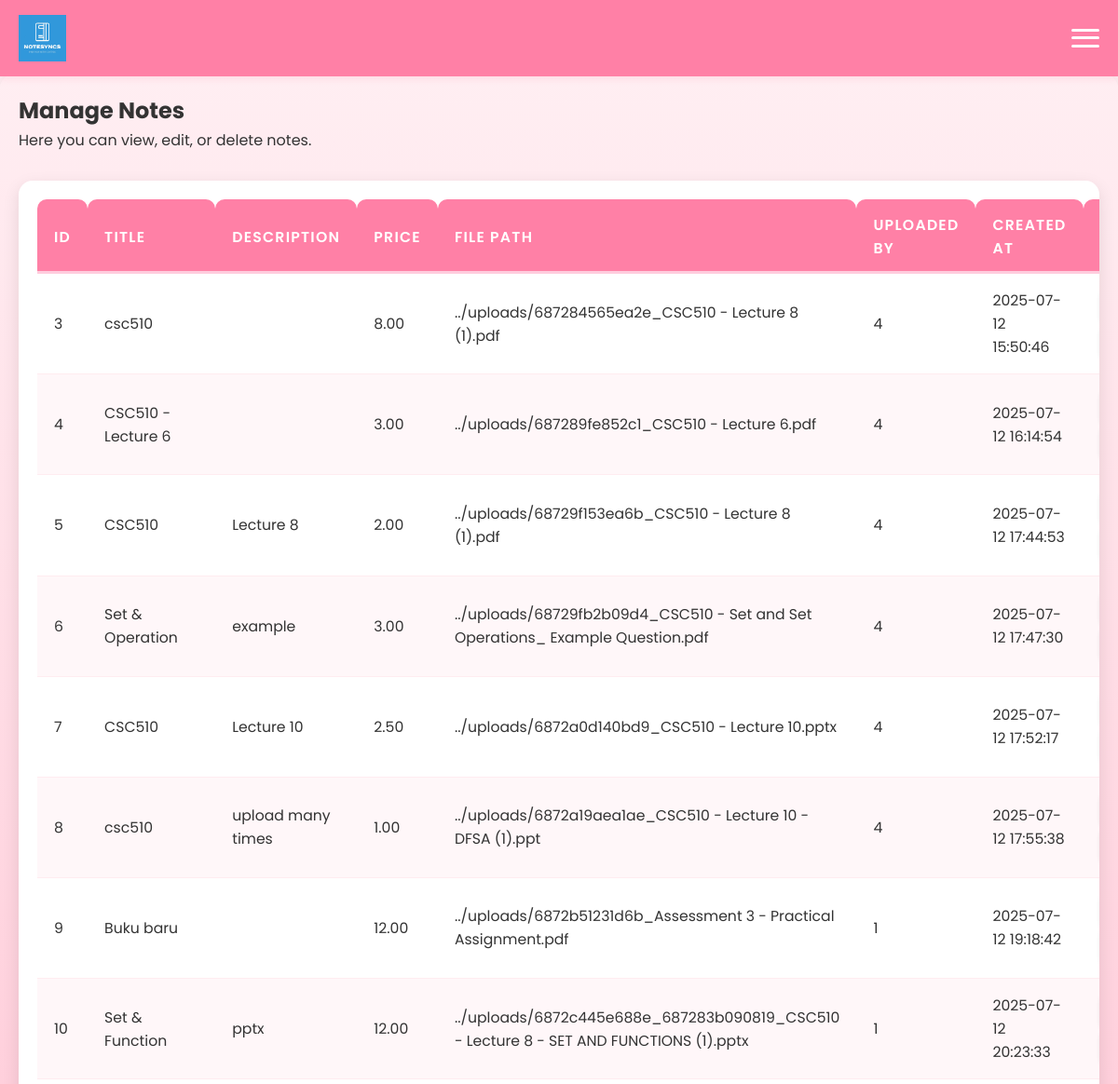
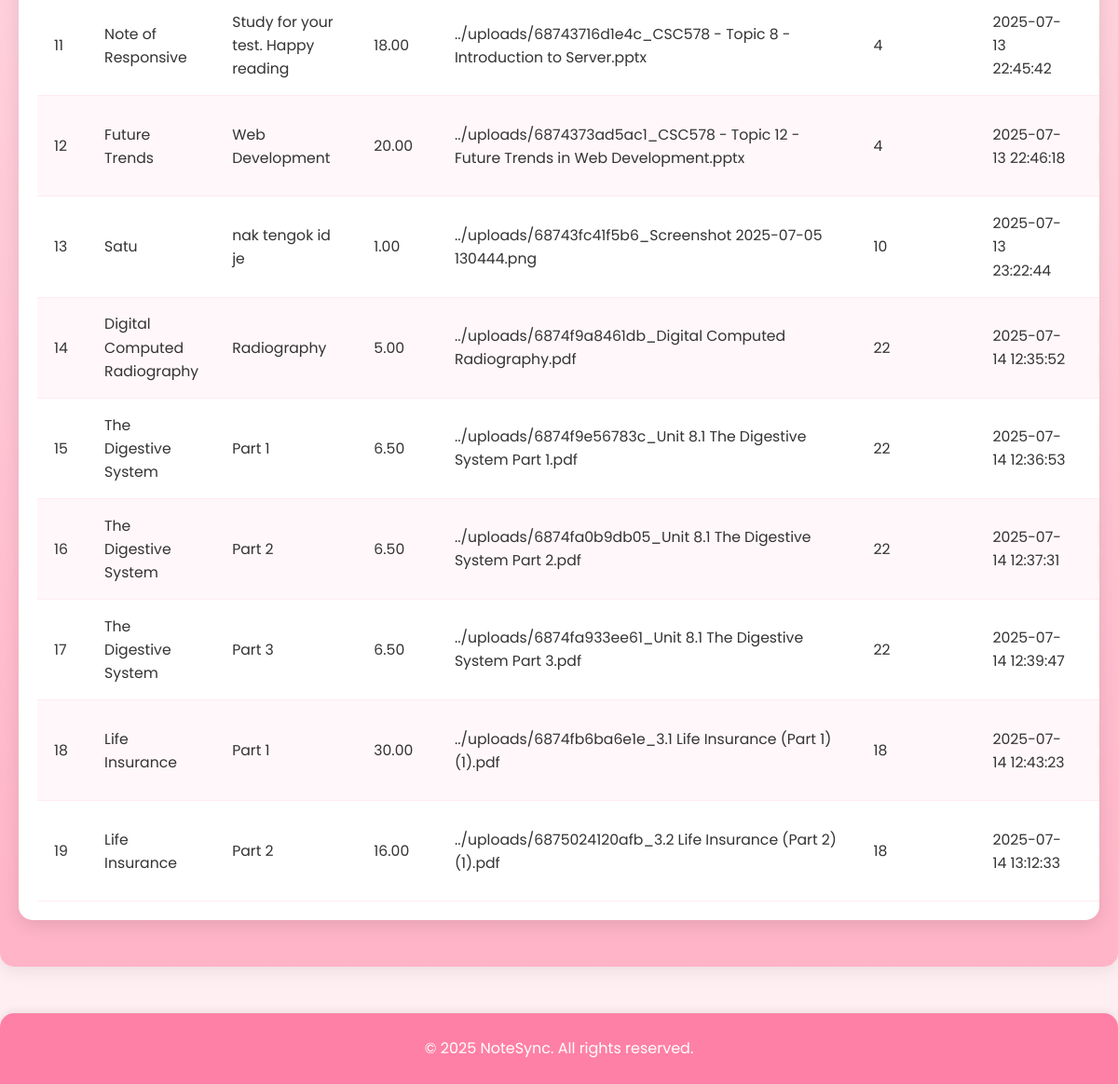
The app's page /admin/manage-existing-notes.php (signed in) with its own data (2 pictures, top to bottom).
### tables this page shows
CREATE TABLE `notes` (
  `id` int(11) NOT NULL,
  `title` varchar(255) NOT NULL,
  `description` text DEFAULT NULL,
  `price` decimal(10,2) NOT NULL,
  `file_path` varchar(255) NOT NULL,
  `uploaded_by` int(11) DEFAULT NULL,
  `created_at` timestamp NULL DEFAULT current_timestamp()
);

### admin/manage-existing-notes.php (the view, shortened to what this page needs)
<?php
require_once '../includes/db_connect.php';
require_once '../includes/header.php';
?>
<h2>Manage Notes</h2>
<p>Here you can view, edit, or delete notes.</p> <div class="table-responsive"> <?php
    $sql_notes = "SELECT id, title, description, price, file_path, uploaded_by, created_at FROM notes ORDER BY created_at ASC";
    $result_notes = $conn->query($sql_notes);
    if ($result_notes && $result_notes->num_rows > 0) {
        echo "<table class='notes-table'>";
        echo "<thead><tr><th>ID</th><th>Title</th><th>Description</th><th>Price</th><th>File path</th><th>Uploaded by</th><th>Created At</th><th>Actions</th></tr></thead>";
        echo "<tbody>";
        while ($note = $result_notes->fetch_assoc()) {
            echo "<tr>";
            echo "<td>" . htmlspecialchars($note['id']) . "</td>";
            echo "<td>" . htmlspecialchars($note['title']) . "</td>";
            echo "<td>" . htmlspecialchars($note['description']) . "</td>";
            echo "<td>" . htmlspecialchars($note['price']) . "</td>";
            echo "<td>" . htmlspecialchars($note['file_path']) . "</td>";
            echo "<td>" . htmlspecialchars($note['uploaded_by']) . "</td>";
            echo "<td>" . htmlspecialchars($note['created_at']) . "</td>";
            echo "<td>";
            echo "</td>";
            echo "</tr>";
        }
        echo "</tbody>";
        echo "</table>";
    } else {
        echo "<p>No notes found.</p>";
    }
    ?>
</div> <?php require_once '../includes/footer.php'; ?>

### includes/header.php (shortened to what this page needs)
<!DOCTYPE html>
<html lang="en">
<head>
    <link rel="stylesheet" href="/NOTESYNC/css/style.css" />
</head>
<body>
<header>
    <nav>
      <div class="logo">
        <a href="/NOTESYNC/index.php">
            <img src="/NOTESYNC/img/notesyncs-logo.jpg" alt="NoteSync Logo" class="header-logo">
        </a>
    </div>
    <button class="hamburger-menu" aria-label="Toggle navigation">
        <span class="line"></span>
        <span class="line"></span>
        <span class="line"></span>
    </button>
    </nav>
</header>
<main>

### includes/footer.php (shortened to what this page needs)
    </main>
    <footer>
        <p>&copy; <?php echo date("Y"); ?> NoteSync. All rights reserved.</p>
    </footer>
</body>
</html>

### css/style.css (style rules this page uses)
:root { --primary-pink: #ff69b4; --secondary-pink: #ff80a6; --light-pink: #ffb3c7; --pale-pink: #ffccdd; --very-light-pink: #ffeef2; }
* { margin: 0; padding: 0; box-sizing: border-box; }
html { scroll-behavior: smooth; }
body { font-family: 'Poppins', sans-serif; margin: 0; padding: 0; background-color: #ffeef2; color: #333; line-height: 1.6; padding-top: 60px; }
header { background-color: #ff80a6; color: #fff; padding: 1rem 0; box-shadow: 0 2px 8px rgba(255, 128, 166, 0.2); position: fixed; width: 100%; top: 0; left: 0; z-index: 1000; display: flex; align-items: center; justify-content: space-between; }
nav { display: flex; justify-content: space-between; align-items: center; max-width: 1200px; margin: 0 auto; padding: 0 20px; width: 100%; }
.logo a { color: #fff; text-decoration: none; font-size: 1.8rem; font-weight: bold; display: flex; align-items: center; }
.header-logo { height: 50px; width: auto; vertical-align: middle; margin-right: 10px; }
.hamburger-menu { display: flex; flex-direction: column; justify-content: space-around; width: 30px; height: 25px; background: transparent; border: none; cursor: pointer; padding: 0; z-index: 1001; }
.hamburger-menu .line { width: 100%; height: 3px; background-color: #fff; border-radius: 2px; transition: all 0.3s ease; }
main { max-width: 1200px; margin: 20px auto; padding: 20px; background: linear-gradient(to bottom, var(--very-light-pink) 0%, var(--light-pink) 100%); border-radius: 15px; box-shadow: 0 5px 20px rgba(0, 0, 0, 0.08); }
footer { text-align: center; padding: 25px; margin-top: 50px; background-color: #ff80a6; color: #fff; border-top-left-radius: 15px; border-top-right-radius: 15px; box-shadow: 0 -2px 10px rgba(0, 0, 0, 0.08); }
.table-responsive { width: 100%; overflow-x: auto; margin-top: 30px; margin-bottom: 30px; border-radius: 15px; box-shadow: 0 6px 18px rgba(0, 0, 0, 0.1); background-color: #fff; padding: 20px; }
.notes-table, .user-management-table { width: 100%; border-collapse: collapse; margin: 0; font-size: 0.98em; min-width: 750px; }
.notes-table th, .user-management-table th, .notes-table td, .user-management-table td { padding: 15px 18px; text-align: left; border-bottom: 1px solid #ffecf0; }
.notes-table th, .user-management-table th { background-color: #ff80a6; color: #ffffff; font-weight: 600; text-transform: uppercase; letter-spacing: 0.08em; position: sticky; top: 0; z-index: 1; border-radius: 10px 10px 0 0; border-bottom: 3px solid #ffccdd; padding-bottom: 12px; }
.notes-table tbody tr:nth-child(even), .user-management-table tbody tr:nth-child(even) { background-color: #fff7f9; }
.logo a { display: flex; align-items: center; text-decoration: none; color: #fff; font-size: 1.8rem; font-weight: bold; }

### records on screen
notes: id "3", title "csc510", price "8.00", file_path "../uploads/687284565ea2e_CSC510 - Lecture 8 (1).pdf", uploaded_by "4", created_at "2025-07-12 15:50:46"
notes: id "4", title "CSC510 - Lecture 6", price "3.00", file_path "../uploads/687289fe852c1_CSC510 - Lecture 6.pdf", uploaded_by "4", created_at "2025-07-12 16:14:54"
notes: id "5", title "CSC510", description "Lecture 8", price "2.00", file_path "../uploads/68729f153ea6b_CSC510 - Lecture 8 (1).pdf", uploaded_by "4", created_at "2025-07-12 17:44:53"
notes: id "6", title "Set & Operation", description "example", price "3.00", file_path "../uploads/68729fb2b09d4_CSC510 - Set and Set Operations_ Example Question.pdf", uploaded_by "4", created_at "2025-07-12 17:47:30"
notes: id "7", title "CSC510", description "Lecture 10", price "2.50", file_path "../uploads/6872a0d140bd9_CSC510 - Lecture 10.pptx", uploaded_by "4", created_at "2025-07-12 17:52:17"
notes: id "8", title "csc510", description "upload many times", price "1.00", file_path "../uploads/6872a19aea1ae_CSC510 - Lecture 10 - DFSA (1).ppt", uploaded_by "4", created_at "2025-07-12 17:55:38"
notes: id "9", title "Buku baru", price "12.00", file_path "../uploads/6872b51231d6b_Assessment 3 - Practical Assignment.pdf", uploaded_by "1", created_at "2025-07-12 19:18:42"
notes: id "10", title "Set & Function", description "pptx", price "12.00", file_path "../uploads/6872c445e688e_687283b090819_CSC510 - Lecture 8 - SET AND FUNCTIONS (1).pptx", uploaded_by "1", created_at "2025-07-12 20:23:33"
notes: id "11", title "Note of Responsive", description "Study for your test. Happy reading", price "18.00", file_path "../uploads/68743716d1e4c_CSC578 - Topic 8 - Introduction to Server.pptx", uploaded_by "4", created_at "2025-07-13 22:45:42"
notes: id "12", title "Future Trends", description "Web Development", price "20.00", file_path "../uploads/6874373ad5ac1_CSC578 - Topic 12 - Future Trends in Web Development.pptx", uploaded_by "4", created_at "2025-07-13 22:46:18"
notes: id "13", title "Satu", description "nak tengok id je", price "1.00", file_path "../uploads/68743fc41f5b6_Screenshot 2025-07-05 130444.png", uploaded_by "10", created_at "2025-07-13 23:22:44"
notes: id "14", title "Digital Computed Radiography", description "Radiography", price "5.00", file_path "../uploads/6874f9a8461db_Digital Computed Radiography.pdf", uploaded_by "22", created_at "2025-07-14 12:35:52"
notes: id "15", title "The Digestive System", description "Part 1", price "6.50", file_path "../uploads/6874f9e56783c_Unit 8.1 The Digestive System Part 1.pdf", uploaded_by "22", created_at "2025-07-14 12:36:53"
notes: id "16", title "The Digestive System", description "Part 2", price "6.50", file_path "../uploads/6874fa0b9db05_Unit 8.1 The Digestive System Part 2.pdf", uploaded_by "22", created_at "2025-07-14 12:37:31"
notes: id "17", title "The Digestive System", description "Part 3", price "6.50", file_path "../uploads/6874fa933ee61_Unit 8.1 The Digestive System Part 3.pdf", uploaded_by "22", created_at "2025-07-14 12:39:47"
notes: id "18", title "Life Insurance", description "Part 1", price "30.00", file_path "../uploads/6874fb6ba6e1e_3.1 Life Insurance (Part 1) (1).pdf", uploaded_by "18", created_at "2025-07-14 12:43:23"
notes: id "19", title "Life Insurance", description "Part 2", price "16.00", file_path "../uploads/6875024120afb_3.2 Life Insurance (Part 2) (1).pdf", uploaded_by "18", created_at "2025-07-14 13:12:33"
